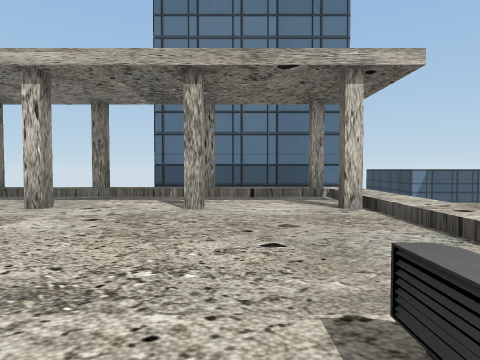
[1] (above)

14 first-person views from a walk through a Unity game level. The camera is 1.2 m above the floor, tilts 2° down and sees 75° across. The floor is counted in squares, 2.18 m on a side. Each view is taken from the middle of a square. On the plan, view 1 faces up. The plan holds only what a view shows up to about 9 squares ahead; the rest is blank. The place goes on beyond the plan. The player character is not drawn. Some animated figures are left out. Some surface patterns are stand-ins.

[2]
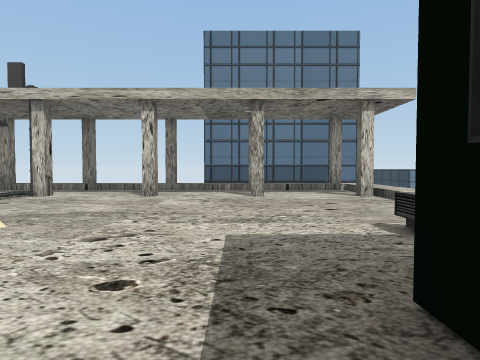

[3]
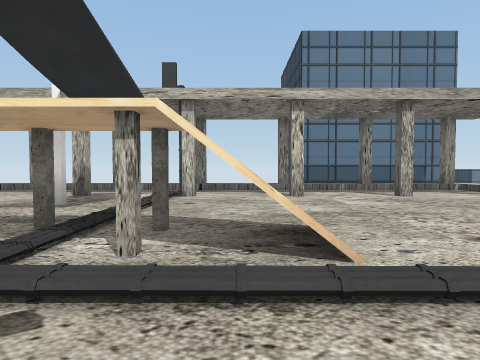

[4]
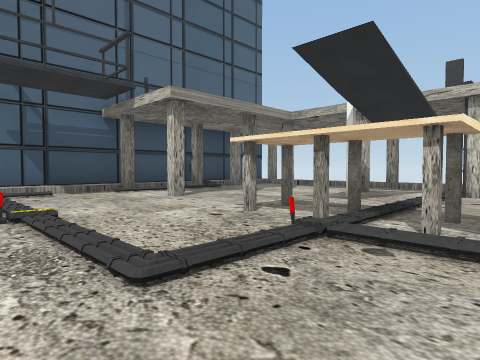

[5]
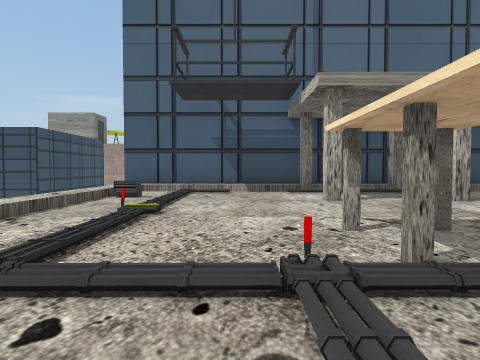

[6]
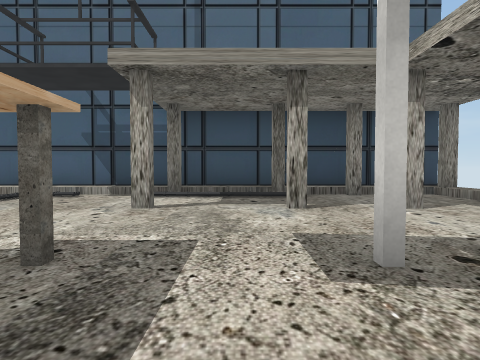

[7]
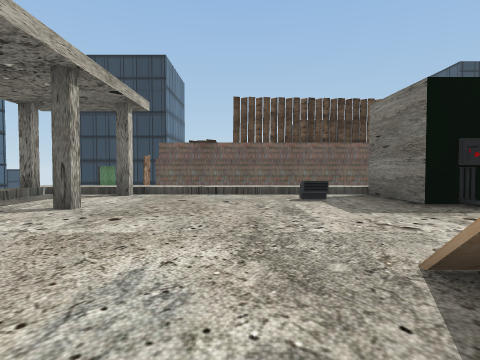

[8]
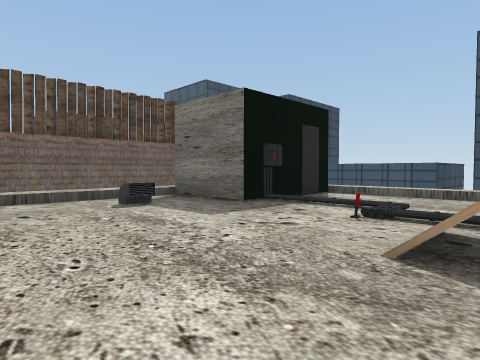

[9]
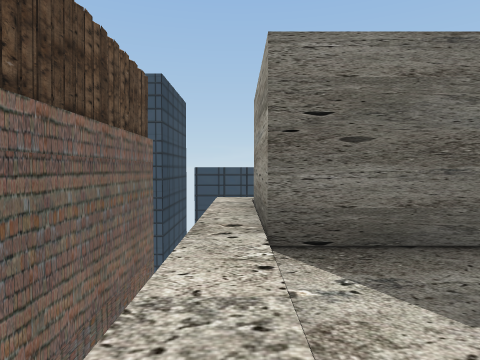

[10]
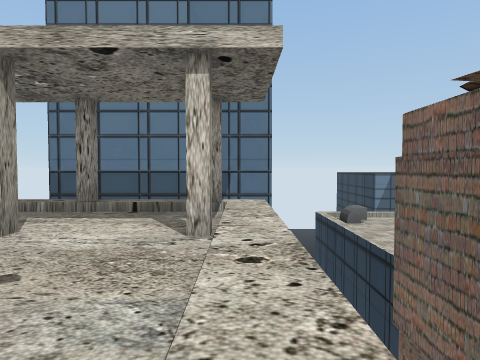

[11]
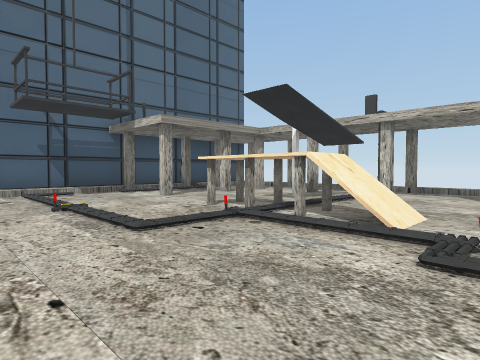

[12]
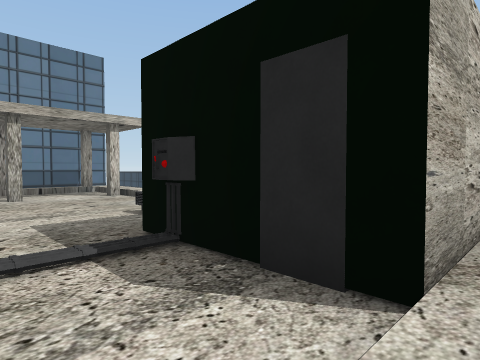

[13]
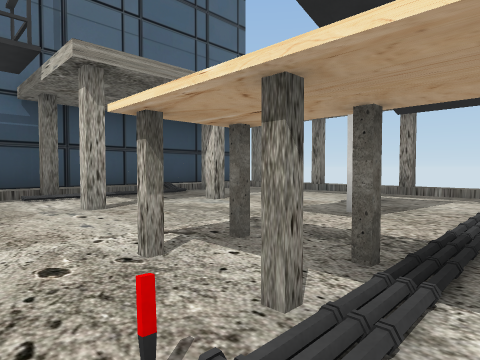

[14]
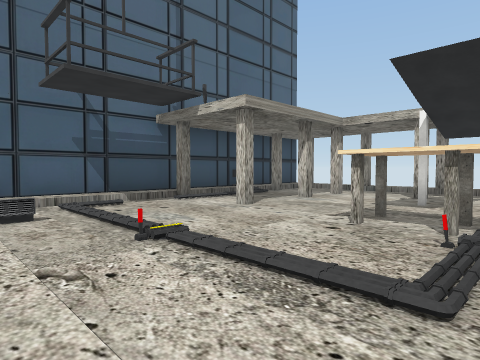

### Floor plan
Key: @ floor where view 1 was taken; # wall or solid block; x gap in a wall; . main floor; : floor 0.25 m higher than the main floor; / step, stairs or slope; = window, fence, low wall or low ledge; ^ raised ledge; v drop or lower ground; O other object.
Columns run from 13 left of view 1 to 5 right of it. Each row starts with its distance up from view 1.
  9                  vv
  8            #^^^^vvv
  7  vv v vvvvvvvvvv vv
  6 #/////////////// v
  5 #/......#....../
  4 ##........#.#..# #
  3 ###............/ #
  2 #/x............/ #
  1 #x#.#.##.#....O/ #
  0 #//...##./...@./ #
 -1 #//.....///..##/ #
 -2 #////=//.....##/ #
 -3 #/.O.........##/ #
 -4 # :::::::::::::: #

Where each view was taken, in squares from view 1:
view 1: 0 up, 0 right, facing up
view 2: 2 down, 1 left, facing up
view 3: 2 down, 4 left, facing up
view 4: 3 down, 4 left, facing up-left
view 5: 1 down, 4 left, facing left
view 6: 2 up, 5 left, facing left
view 7: 2 up, 5 left, facing right
view 8: 3 up, 4 left, facing down-right
view 9: 2 up, 2 right, facing down
view 10: 1 up, 2 right, facing up
view 11: 4 down, 2 left, facing up-left
view 12: 4 down, 2 left, facing up-right
view 13: 1 down, 5 left, facing up-left
view 14: 4 down, 5 left, facing up-left
